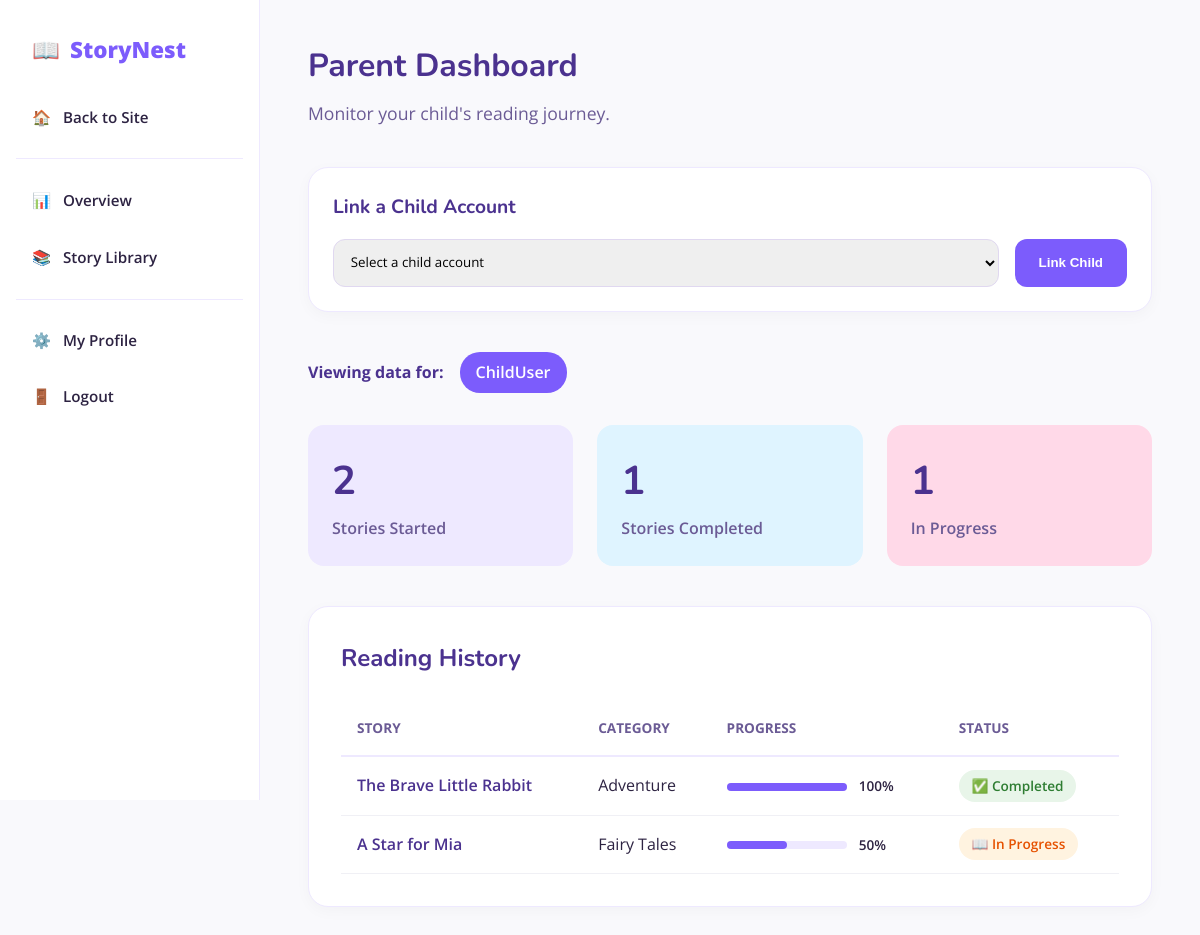
The app's page /public/index.php?page=dashboard (signed in) with its own data.
### tables this page shows
CREATE TABLE users (
    user_id INT AUTO_INCREMENT PRIMARY KEY,
    username VARCHAR(50) NOT NULL,
    email VARCHAR(100) NOT NULL UNIQUE,
    password_hash VARCHAR(255) NOT NULL,
    role ENUM('admin', 'writer', 'child', 'parent') NOT NULL,
    created_at TIMESTAMP DEFAULT CURRENT_TIMESTAMP
);

CREATE TABLE readings (
    reading_id INT AUTO_INCREMENT PRIMARY KEY,
    story_id INT NOT NULL,
    user_id INT NOT NULL,
    read_at TIMESTAMP DEFAULT CURRENT_TIMESTAMP,
    progress_pct INT DEFAULT 0 CHECK (progress_pct >= 0 AND progress_pct <= 100),
    completed_at TIMESTAMP NULL,
    FOREIGN KEY (story_id) REFERENCES stories(story_id) ON DELETE CASCADE,
    FOREIGN KEY (user_id) REFERENCES users(user_id) ON DELETE CASCADE,
    UNIQUE KEY unique_active_reading (story_id, user_id)
);

CREATE TABLE stories (
    story_id INT AUTO_INCREMENT PRIMARY KEY,
    author_id INT NOT NULL,
    category_id INT NOT NULL,
    title VARCHAR(150) NOT NULL,
    thumbnail VARCHAR(255) NULL,
    body TEXT NOT NULL,
    age_group ENUM('3-5', '6-8', '9-12', '13+') NOT NULL,
    status ENUM('draft', 'published') DEFAULT 'draft',
    published_at TIMESTAMP NULL,
    created_at TIMESTAMP DEFAULT CURRENT_TIMESTAMP,
    updated_at TIMESTAMP DEFAULT CURRENT_TIMESTAMP ON UPDATE CURRENT_TIMESTAMP,
    FOREIGN KEY (author_id) REFERENCES users(user_id) ON DELETE CASCADE,
    FOREIGN KEY (category_id) REFERENCES categories(category_id) ON DELETE RESTRICT
);

CREATE TABLE categories (
    category_id INT AUTO_INCREMENT PRIMARY KEY,
    name VARCHAR(50) NOT NULL UNIQUE,
    description TEXT,
    created_at TIMESTAMP DEFAULT CURRENT_TIMESTAMP
);

### app/controllers/ParentController.php (called while the page is built, shortened)
<?php
require_once BASE_PATH . '/app/models/ParentChild.php';
require_once BASE_PATH . '/app/models/Reading.php';
class ParentController {
    private $parentChildModel;
    private $readingModel;
    public function __construct() {
        $this->parentChildModel = new ParentChild();
        $this->readingModel = new Reading();
    }
        public function dashboard() {
        $parentId = $_SESSION['user_id'];
        $children = $this->parentChildModel->getChildren($parentId);
        $selectedChildId = $_GET['child_id'] ?? ($children[0]['user_id'] ?? null);
        $readings = [];
        $completed = 0;
        if ($selectedChildId && $this->parentChildModel->isLinked($parentId, $selectedChildId)) {
            $readings = $this->readingModel->getByChild($selectedChildId);
            $completed = $this->readingModel->countCompleted($selectedChildId);
        }
        require_once BASE_PATH . '/app/views/parent/dashboard.php';
    }
}
?>

### config/database.php (called while the page is built, shortened)
<?php
function getDB() {
    static $pdo = null;
    if ($pdo === null) {
        try {
            $pdo = new PDO("mysql:host=" . DB_HOST . ";dbname=" . DB_NAME . ";charset=utf8mb4", DB_USER, DB_PASS, [
                PDO::ATTR_ERRMODE => PDO::ERRMODE_EXCEPTION,
                PDO::ATTR_DEFAULT_FETCH_MODE => PDO::FETCH_ASSOC,
                PDO::ATTR_EMULATE_PREPARES => false,
            ]);
        } catch (PDOException $e) {
            die("Database connection failed: " . $e->getMessage());
        }
    }
    return $pdo;
}
?>

### app/models/ParentChild.php (called while the page is built, shortened)
<?php
require_once __DIR__ . '/../../config/database.php';
class ParentChild {
    private $db;
    public function __construct() {
        $this->db = getDB();
    }
    public function getChildren($parentId) {
        $stmt = $this->db->prepare("SELECT u.* FROM users u JOIN parent_child pc ON u.user_id = pc.child_id WHERE pc.parent_id = ?");
        $stmt->execute([$parentId]);
        return $stmt->fetchAll();
    }
}
?>

### app/includes/functions.php (called while the page is built, shortened)
<?php
function sanitize($data) {
    return htmlspecialchars($data, ENT_QUOTES, 'UTF-8');
}
?>

### app/models/Reading.php (called while the page is built, shortened)
<?php
require_once __DIR__ . '/../../config/database.php';
class Reading {
    private $db;
    public function __construct() {
        $this->db = getDB();
    }
    public function getByUser($userId) {
        $stmt = $this->db->prepare("SELECT r.*, s.title, s.age_group, c.name as category FROM readings r JOIN stories s ON r.story_id = s.story_id JOIN categories c ON s.category_id = c.category_id WHERE r.user_id = ? ORDER BY r.read_at DESC");
        $stmt->execute([$userId]);
        return $stmt->fetchAll();
    }
    public function getByChild($childId) {
        return $this->getByUser($childId);
    }
    public function countCompleted($userId) {
        $stmt = $this->db->prepare("SELECT COUNT(*) FROM readings WHERE user_id = ? AND progress_pct >= 100");
        $stmt->execute([$userId]);
        return $stmt->fetchColumn();
    }
}
?>

### app/views/parent/dashboard.php (the view, shortened to what this page needs)
<?php
require_once BASE_PATH . '/app/includes/header.php';
require_once BASE_PATH . '/app/includes/sidebar.php';
?>
<div class="app-layout">
    <main class="app-content">
        <div style="margin-bottom: 2.5rem;">
            <h1 style="margin-bottom: 0.5rem; font-size: 2rem;">Parent Dashboard</h1>
            <p style="color: var(--text-light); font-size: 1.1rem;">Monitor your child's reading journey.</p>
        </div>
        <div style="background: var(--white); padding: 1.5rem; border-radius: 20px; box-shadow: 0 4px 15px rgba(0,0,0,0.03); border: 1px solid var(--lavender); margin-bottom: 2.5rem;">
            <h3 style="margin-bottom: 1rem; font-size: 1.2rem;">Link a Child Account</h3>
            <form method="POST" action="<?= BASE_URL ?>/index.php?page=api-link-child" style="display: flex; gap: 1rem; flex-wrap: wrap;">
                <select name="child_id" required style="flex: 1; padding: 0.8rem; border: 1.5px solid #E0D8F0; border-radius: 12px; font-family: inherit; min-width: 200px;">
                    <option value="">Select a child account</option>
                </select>
                <button type="submit" class="btn btn-primary" style="padding: 0.8rem 1.5rem; border-radius: 12px;">Link Child</button>
            </form>
        </div>
        <?php if (empty($children)): ?>
            <div style="text-align: center; padding: 3rem; background: var(--white); border-radius: 20px; border: 1px dashed var(--lavender);">
                <p style="color: var(--text-light); font-size: 1.1rem;">No children linked yet. Use the form above to connect a child account.</p>
            </div>
        <?php else: ?>
            <div style="margin-bottom: 2rem; display: flex; align-items: center; gap: 1rem; flex-wrap: wrap;">
                <span style="font-weight: 700; color: var(--dark-purple);">Viewing data for:</span>
                <div style="display: flex; gap: 0.5rem;">
                    <?php foreach ($children as $child): ?>
                        <a href="<?= BASE_URL ?>/index.php?page=dashboard&child_id=<?= $child['user_id'] ?>"
                           class="btn <?= $selectedChildId == $child['user_id'] ? 'btn-primary' : 'btn-outline' ?>"
                           style="padding: 0.5rem 1rem; border-radius: 20px;">
                            <?= sanitize($child['username']) ?>
                        </a>
                    <?php endforeach; ?>
                </div>
            </div>
            <?php if ($selectedChildId): ?>
                <div style="display: grid; grid-template-columns: repeat(auto-fit, minmax(200px, 1fr)); gap: 1.5rem; margin-bottom: 2.5rem;">
                    <div style="background: var(--lavender); padding: 1.5rem; border-radius: 16px;">
                        <h3 style="font-size: 2.5rem; color: var(--dark-purple); margin-bottom: 0.2rem;"><?= count($readings) ?></h3>
                        <p style="color: var(--text-light); font-weight: 600;">Stories Started</p>
                    </div>
                    <div style="background: var(--light-blue); padding: 1.5rem; border-radius: 16px;">
                        <h3 style="font-size: 2.5rem; color: var(--dark-purple); margin-bottom: 0.2rem;"><?= $completed ?></h3>
                        <p style="color: var(--text-light); font-weight: 600;">Stories Completed</p>
                    </div>
                    <div style="background: var(--soft-pink); padding: 1.5rem; border-radius: 16px;">
                        <h3 style="font-size: 2.5rem; color: var(--dark-purple); margin-bottom: 0.2rem;"><?= count($readings) - $completed ?></h3>
                        <p style="color: var(--text-light); font-weight: 600;">In Progress</p>
                    </div>
                </div>
                <div style="background: var(--white); border-radius: 20px; padding: 2rem; box-shadow: 0 4px 15px rgba(0,0,0,0.03); border: 1px solid var(--lavender);">
                    <h2 style="margin-bottom: 1.5rem; font-size: 1.5rem;">Reading History</h2>
                    <div style="overflow-x: auto;">
                        <table style="width: 100%; border-collapse: collapse; text-align: left;">
                            <thead>
                                <tr style="border-bottom: 2px solid var(--lavender);">
                                    <th style="padding: 1rem; color: var(--text-light); text-transform: uppercase; font-size: 0.85rem;">Story</th>
                                    <th style="padding: 1rem; color: var(--text-light); text-transform: uppercase; font-size: 0.85rem;">Category</th>
                                    <th style="padding: 1rem; color: var(--text-light); text-transform: uppercase; font-size: 0.85rem;">Progress</th>
                                    <th style="padding: 1rem; color: var(--text-light); text-transform: uppercase; font-size: 0.85rem;">Status</th>
                                </tr>
                            </thead>
                            <tbody>
                                <?php if (empty($readings)): ?>
                                    <tr><td colspan="4" style="padding: 2rem; text-align: center; color: var(--text-light);">No reading activity yet.</td></tr>
                                <?php else: ?>
                                    <?php foreach ($readings as $r): ?>
                                        <tr style="border-bottom: 1px solid #F0F0F5;">
                                            <td style="padding: 1rem; font-weight: 600; color: var(--dark-purple);"><?= sanitize($r['title']) ?></td>
                                            <td style="padding: 1rem;"><?= sanitize($r['category']) ?></td>
                                            <td style="padding: 1rem;">
                                                <div style="width: 120px; height: 8px; background: var(--lavender); border-radius: 5px; display: inline-block; vertical-align: middle;">
                                                    <div style="width: <?= $r['progress_pct'] ?>%; height: 100%; background: var(--primary-purple); border-radius: 5px;"></div>
                                                </div>
                                                <span style="margin-left: 0.5rem; font-size: 0.85rem; font-weight: 600;"><?= $r['progress_pct'] ?>%</span>
                                            </td>
                                            <td style="padding: 1rem;">
                                                <?php if ($r['progress_pct'] >= 100): ?>
                                                    <span style="padding: 0.4rem 0.8rem; border-radius: 20px; font-size: 0.85rem; font-weight: 600; background: #E8F5E9; color: #2E7D32;">✅ Completed</span>
                                                <?php else: ?>
                                                    <span style="padding: 0.4rem 0.8rem; border-radius: 20px; font-size: 0.85rem; font-weight: 600; background: #FFF3E0; color: #E65100;">📖 In Progress</span>
                                                <?php endif; ?>
                                            </td>
                                        </tr>
                                    <?php endforeach; ?>
                                <?php endif; ?>
                            </tbody>
                        </table>
                    </div>
                </div>
            <?php endif; ?>
        <?php endif; ?>
    </main>
</div>
</body>
</html>

### public/assets/css/style.css (style rules this page uses)
:root { --primary-purple: #7C5CFC; --dark-purple: #4B328F; --lavender: #EEE9FF; --soft-pink: #FFD9E8; --cream: #FFF9F0; --light-blue: #DFF4FF; --white: #FFFFFF; --text-dark: #2D2342; --text-light: #6B5B95; --font-heading: 'Nunito', sans-serif; --font-body: 'Open Sans', sans-serif; }
* { margin: 0; padding: 0; box-sizing: border-box; }
body { font-family: var(--font-body); background-color: var(--cream); color: var(--text-dark); line-height: 1.6; }
h1, h2, h3, h4 { font-family: var(--font-heading); color: var(--dark-purple); }
a { text-decoration: none; color: var(--primary-purple); }
.btn { padding: 0.6rem 1.5rem; border-radius: 20px; font-weight: 600; cursor: pointer; border: none; transition: all 0.3s; }
.btn-primary { background: var(--primary-purple); color: var(--white); }

### public/assets/css/dashboard.css (style rules this page uses)
.app-layout { display: flex; min-height: 100vh; background: #F9F9FC; }
.app-content { flex: 1; margin-left: 250px; padding: 2rem 3rem; }
.app-content { flex: 1; margin-left: 260px; padding: 2.5rem 3rem; min-height: 100vh; }

### records on screen
users: username "ChildUser"
readings: story.title "The Brave Little Rabbit", categories.name "Adventure", progress_pct "100", shows "✅ Completed"
readings: story.title "A Star for Mia", categories.name "Fairy Tales", progress_pct "50", shows "📖 In Progress"

### other values on screen
APP_NAME "StoryNest"
count($readings) "2"
$completed "1"
count($readings) - $completed "1"
